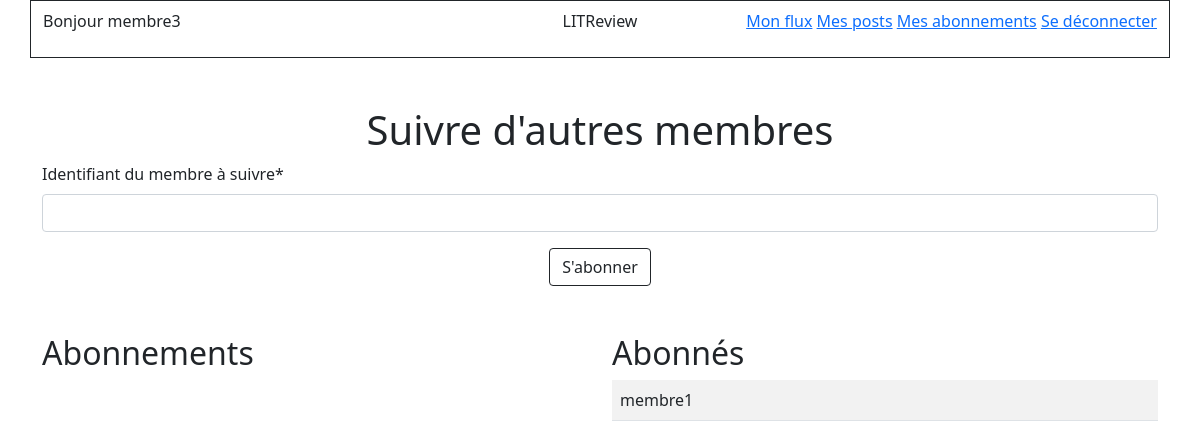
Before: /follows/ (signed in) with the older database file.
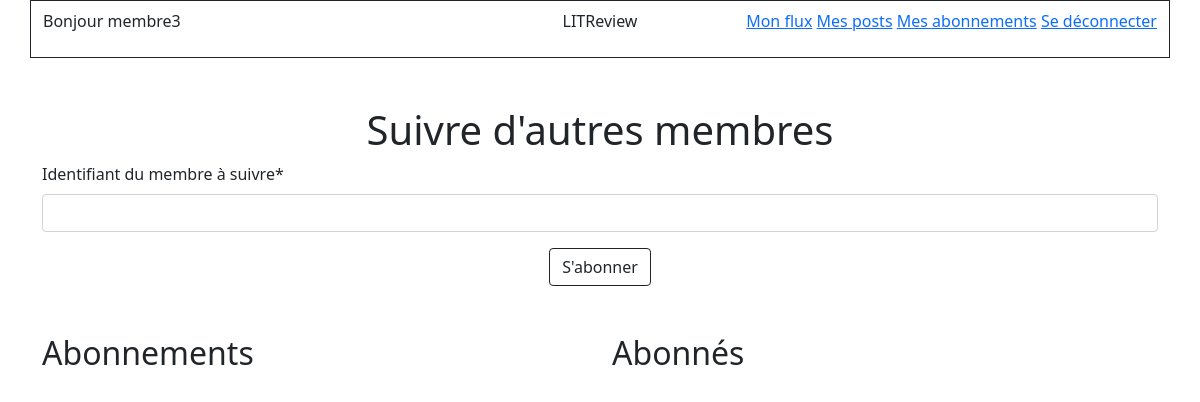
After: the same page with the newer database file.
### authentication/models.py (models this page shows)
class UserFollows(models.Model):
    user = models.ForeignKey(
        to=settings.AUTH_USER_MODEL,
        on_delete=models.CASCADE,
        related_name="following"
    )
    followed_user = models.ForeignKey(
        to=settings.AUTH_USER_MODEL,
        on_delete=models.CASCADE,
        related_name="following_by"
    )
    class Meta:
        unique_together = ["user", "followed_user"]

class User(AbstractUser):
    SUBSCRIBER = "Membre"
    followed_members = models.ManyToManyField(
        settings.AUTH_USER_MODEL,
        through="UserFollows",
        related_name="followed"
    )

### authentication/views.py (the view, shortened to what this page needs)
# urls.py: path("follows/", views.follows, name="follows"),
@login_required
def follows(request):
    add_followed_form = forms.AddFollowedForm()
    followed = request.user.followed_members.all()
    followers = request.user.following_by.all().order_by('user')
    message = ""
    context = {
        "add_followed_form": add_followed_form,
        "followed": followed,
        "followers": followers,
        "message": message
    }
    return render(
        request,
        "authentication/follows.html",
        context=context
    )

### authentication/forms.py
class AddFollowedForm(forms.Form):
    add_followed = forms.BooleanField(widget=forms.HiddenInput, initial=True)
    followed_name = forms.CharField(
        max_length=150,
        label="Identifiant du membre à suivre",
    )

### authentication/templates/authentication/follows.html (shortened to what this page needs)
{% extends "base.html" %}
{% load crispy_forms_tags %}
{% block content %}
    <h1 class="text-center">Suivre d'autres membres</h1>
    <form method="post">
        {{ add_followed_form|crispy }}
        <div class="text-center">
            <button type="submit" class="btn btn-outline-dark">S'abonner</button>
        </div>
    </form>
    <div class="row">
        <div class="col-6">
            <h2 class="mt-5">Abonnements</h2>
        </div>
        <div class="col-6">
            <h2 class="mt-5">Abonnés</h2>
            <table class="table table-striped">
                {% for member in followers %}
                    <tr>
                        <td>{{ member.user }}</td>
                    </tr>
                {% endfor %}
            </table>
        </div>
    </div>
{% endblock content %}

Changed rows visible on the page:
removed UserFollows: user "membre1"
